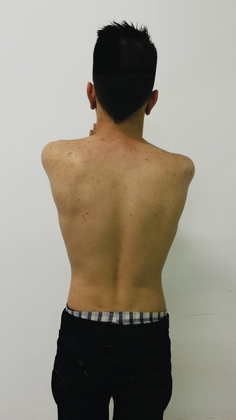
%> input picture CODIGOS_REVUELTOS/PROYECTOCOLOMBIA/scoliosis/todasFotosPrueba/10_rgb.png, 236 x 420 px, shrunk from 1080 x 1920 before the run
$ octave main_scoliosis.m   (GNU Octave 9; MATLAB toolbox functions it lacks are replaced by stand-ins)
%> lines starting %> are read from the running program, lines starting %| are printed output that depends on the picture; in (x1, y1, x2, y2) boxes, pixels count from 0 and x2, y2 are one past the last pixel; in counts of white or black regions, pixels touching at a corner belong together; the program's own positions count from 1
### CODIGOS_REVUELTOS/PROYECTOCOLOMBIA/scoliosis/cvtImage.m
function Z = cvtImage(X)
Z = zeros(size(X)+1);
Z(2:size(Z,1),2:size(Z,2)) =  cumsum(cumsum(X,1),2);

### CODIGOS_REVUELTOS/PROYECTOCOLOMBIA/scoliosis/Integral45.m
function Z = Integral45(X)
Z = zeros(size(X,1)+2,size(X,2)+1);
Z(2:end-1,2:end) = X;
tmpX = Z;
for J =3:size(Z,2)
   Z(1,J) = Z(1,J) + Z(1+1,J-1)  + tmpX(1,J-1);
   for I =2:size(Z,1)-1
      Z(I,J) = Z(I,J) + Z(I-1,J-1) + Z(I+1,J-1) - Z(I,J-2) + tmpX(I,J-1);
   end
   Z(end,J) = Z(end,J) +Z(end-1,J-1)  + tmpX(end,J-1);
end
Z=Z(2:end,:);

### CODIGOS_REVUELTOS/PROYECTOCOLOMBIA/scoliosis/cfilter.m
function MAP = cfilter(I,P,sh)
bh = sh*2;
bw = ceil(sh/3);
sw = ceil(sh/3);
dh  =0;
dw  =0;
MAP(:,:,1) = tmpFnc(I,P,bh,bw,sh,sw,dh,dw);
MAP(:,:,2) = tmpFnc(I,P,bw,bh,sw,sh,dh,dw);
end
function MAP = tmpFnc(I,P,bh,bw,sh,sw,dh,dw)
MAP   = zeros(size(I)-1);
[H,W] = size(MAP);
r = max([bh,bw]);
N  = (2*bh+1)*(2*bw+1);
N1 = (2*sh+1)*(2*sw+1);
N2 = N-N1;
S =I((1+r:H-r)-bh,(1+r:W-r)-bw) + I((1+r:H-r)+bh+1,(1+r:W-r)+bw+1) - I((1+r:H-r)-bh,(1+r:W-r)+bw+1) -I((1+r:H-r)+bh+1,(1+r:W-r)-bw);
T =P((1+r:H-r)-bh,(1+r:W-r)-bw) + P((1+r:H-r)+bh+1,(1+r:W-r)+bw+1) - P((1+r:H-r)-bh,(1+r:W-r)+bw+1) -P((1+r:H-r)+bh+1,(1+r:W-r)-bw);
M = S./N;
Y = T./N;
St = Y - M.^2;
S1 =I((1+r:H-r)-sh+dh,(1+r:W-r)-sw+dw) + I((1+r:H-r)+sh+dh+1,(1+r:W-r)+sw+dw+1) - I((1+r:H-r)-sh+dh,(1+r:W-r)+sw+dw+1) - I((1+r:H-r)+sh+dh+1,(1+r:W-r)-sw+dw);
S2=S-S1;
M1=S1./N1;
M2=S2./N2;
Sb = ((N1*((M1-M).^2)) + (N2*((M2-M).^2)))/N;
MAP((1+r:H-r),(1+r:W-r)) = (Sb./St).*sign(M2-M1);
MAP(isnan(MAP))=0;
MAP(isinf(MAP))=0;
end

### CODIGOS_REVUELTOS/PROYECTOCOLOMBIA/scoliosis/cfilter45.m
function MAP = cfilter45(I,P,sh)
r = round(sh/sqrt(2));
w = ceil(sh/3/sqrt(2));
br = 2*r;
MAP(:,:,1) = tmpFnc(I,P,r,br,w,w);
MAP(:,:,2) = tmpFnc(I,P,w,w,r,br);
end
function MAP = tmpFnc(I,P,r,br,w,bw)
MAP = zeros(size(I)-1);
[H, W] = size(MAP);
h = bw+br+2;
N =(2*bw+1)*(2*(1+2*br));
N1=(2*w+1)*(2*(1+2*r));
N2=N-N1;
HH = bw + br +1+1:H-(bw + br +2);
WW = bw + br +3:W-(bw + br+1);
P1 = I(HH - bw - br -1      ,WW + bw - br - 1);
P2 = I(HH + bw - br -1+1    ,WW - bw - br - 1-1  );
P3 = I(HH + bw + br +1      ,WW - bw + br - 1);
P4 = I(HH - bw + br         ,WW + bw + br    );
S = (P4+P2-P3-P1);
P1 = P(HH - bw - br -1      ,WW + bw - br - 1);
P2 = P(HH + bw - br -1+1    ,WW - bw - br - 1-1  );
P3 = P(HH + bw + br +1      ,WW - bw + br - 1);
P4 = P(HH - bw + br         ,WW + bw + br    );
T= (P4+P2-P3-P1);
M = S./N;
Y = T./N;
St = Y - M.^2;
P1 = I(HH - w - r -1      ,WW + w - r - 1);
P2 = I(HH + w - r -1+1    ,WW - w - r - 1-1  );
P3 = I(HH + w + r +1      ,WW - w + r - 1);
P4 = I(HH - w + r         ,WW + w + r    );
S1= (P4+P2-P3-P1);
S2=S-S1;
M1=S1/N1;
M2=S2/N2;
Sb = ((N1*((M1-M).^2)) + (N2*((M2-M).^2)))/N;
MAP(h:end-h,h:end-h)=(Sb./St).*sign(M2-M1);
MAP(isnan(MAP))=0;
MAP(isinf(MAP))=0;
end

### CODIGOS_REVUELTOS/PROYECTOCOLOMBIA/scoliosis/FindLocal.m
function PeakList = FindLocal(X, Flg, Thres)
if nargin < 2
   error('error');
end
if nargin == 2
   B = ones(size(X));
end
if nargin == 3
   if Flg == 1
      B = (X > (Thres));
   elseif Flg == -1
      B = (X < (Thres));
   else
      error('error');
   end
end
if nargin == 4
   if Flg == 1
      B = (X > (Thres));
   elseif Flg == -1
      B = (X < (Thres));
   else
      error('error');
   end
end
if nargin > 3
   error('error');
end
N = 1; % number of neighborhood peak
B(1,:) = 0;
B(end,:) = 0;
B(:,1) = 0;
B(:,end) = 0;
[a,b] = find(B);
Candinate = [a,b]';
PeakList = zeros([3,size(Candinate,2)]);
cnt=0;
if Flg == 1
   for l= 1:size(Candinate,2);
      y = Candinate(1,l);
      x =  Candinate(2,l);
      tmp = X(y-1:y+1,x-1:x+1); %  consider 8 neighbor pixel
      tmp = tmp(:);
         [val, ind ] = sort(tmp,'descend');
      for n=1:N
         if (ind(n) == 5)
            cnt = cnt+1;
            PeakList(:,cnt) = [Candinate(:,l);-inv(val(n))];
         end
      end
   end
   PeakList = PeakList(:,1:cnt);
   [ksk, ind] = sort(PeakList(3,:),'descend');
   PeakList = PeakList(:,ind);

elseif Flg == -1
   for l= 1:size(Candinate,2);
      y = Candinate(1,l);
      x =  Candinate(2,l);
      tmp = X(y-1:y+1,x-1:x+1); %  consider 8 neighbor pixel
      tmp = tmp(:);
      [val, ind ] = sort(tmp,'ascend');
      for n=1:N
         if (ind(n) == 5)
            cnt = cnt+1;
            PeakList(:,cnt) = [Candinate(:,l);val(n)];
         end
      end
   end
   PeakList = PeakList(:,1:cnt);
      [ksk, ind] = sort(PeakList(3,:),'ascend');
   PeakList = PeakList(:,ind);
end

### CODIGOS_REVUELTOS/PROYECTOCOLOMBIA/scoliosis/draw.m
function output = draw(X, cX, cY, cR, cL)
[H,W,D] = size(X);
if (D == 1)
    output = cat(3,X,X,X);
else
    output = X;
end
B=-cR:cR;
Yline = B+cY;
Yline(Yline<1 | Yline>H)=[]; % ensure the cross is within X
Xline = B+cX;
Xline(Xline<1 | Xline>W)=[]; % ensure the cross is within X
output(Yline, cX,:)=repmat(cL,numel(Yline),1);
output(cY,    Xline,:)=repmat(cL,numel(Xline),1);

### CODIGOS_REVUELTOS/PROYECTOCOLOMBIA/scoliosis/main_scoliosis.m
% Scoliosis matlab code
clear all;
close all;
clc;
% Import a picure
GetDir  = uigetfile('*.png'); % calls upon all images in this folder with the '.png' extension
%> the answer given: todasFotosPrueba/10_rgb.png
img_raw(:,:,:) = imread(GetDir);
%> img_raw is the input picture: size 420x236x3 uint8; mean R, G, B 149.2, 142.9, 129.8
% Asign matlix for each RGB
img_raw_R = img_raw(:,:,1);
img_raw_G = img_raw(:,:,2);
img_raw_B = img_raw(:,:,3);
% Image analysis 1
% Find points which are black or white
% Make points white where all RGB values are less than a_b or more than a_w
% Asign matlix for each RGB
img_1(:,:,:) = img_raw(:,:,:);
img_R_1 = img_raw_R;
img_G_1 = img_raw_G;
img_B_1 = img_raw_B;
a_b = 100;
a_w = 200;
% Detect points where each RGB element value is less than a_b or more than a_w
xy_R_1_b = img_raw_R<a_b;
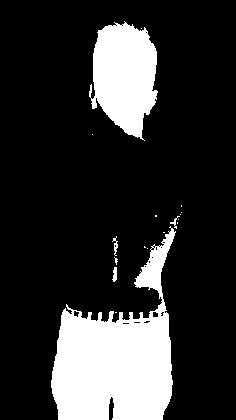
%> xy_R_1_b: size 420x236 logical; 19% white; 18 white regions (13 under 20 px), largest, box (x1, y1, x2, y2) and area: (51, 226, 176, 420) 12943, (89, 21, 158, 141) 5745, (112, 267, 117, 282) 53, (112, 236, 118, 256) 48, (170, 216, 180, 229) 34
xy_G_1_b = img_raw_G<a_b;
%> xy_G_1_b: size 420x236 logical; 25.9% white; 42 white regions (38 under 20 px), largest, box (x1, y1, x2, y2) and area: (51, 167, 194, 420) 19180, (87, 21, 158, 146) 6285, (70, 207, 81, 218) 75, (90, 130, 96, 135) 22
xy_B_1_b = img_raw_B<a_b;
%> xy_B_1_b: size 420x236 logical; 37.7% white; 18 white regions (17 under 20 px), largest, box (x1, y1, x2, y2) and area: (43, 21, 195, 420) 37288
xy_R_1_w = img_raw_R>a_w;
%> xy_R_1_w: size 420x236 logical; 23% white; 48 white regions (47 under 20 px), largest, box (x1, y1, x2, y2) and area: (0, 0, 193, 255) 22673
xy_G_1_w = img_raw_G>a_w;
%> xy_G_1_w: size 420x236 logical; 23.6% white; 92 white regions (91 under 20 px), largest, box (x1, y1, x2, y2) and area: (0, 0, 197, 252) 23223
xy_B_1_w = img_raw_B>a_w;
%> xy_B_1_w: size 420x236 logical; 18.7% white; 47 white regions (45 under 20 px), largest, box (x1, y1, x2, y2) and area: (0, 0, 158, 238) 18381, (156, 52, 159, 78) 26
% Detect points where all RGB element values are less than a_b or more than a_w
xy_1_b = logical(xy_R_1_b.*xy_G_1_b.*xy_B_1_b);
xy_1_w = logical(xy_R_1_w.*xy_G_1_w.*xy_B_1_w);
xy_1 = xy_1_b | xy_1_w;
% Turn them white
img_R_1(xy_1) = 255;
img_G_1(xy_1) = 255;
img_B_1(xy_1) = 255;
img_1(:,:,1) = img_R_1;
img_1(:,:,2) = img_G_1;
img_1(:,:,3) = img_B_1;
% Image analysis 2
% Make points white where the difference in RGB element values is less than b
% Asign matlix for each RGB
img_2(:,:,:) = img_raw(:,:,:);
img_R_2 = img_raw_R;
img_G_2 = img_raw_G;
img_B_2 = img_raw_B;
% Detect points where the difference in RGB element values is less than b
b = 30;
xy_2 = (abs(img_raw_R - img_raw_G)< b & abs(img_raw_R - img_raw_B)< b);
%> xy_2: size 420x236 logical; 78.3% white; 2 black regions, box (x1, y1, x2, y2) and area: (41, 82, 195, 313) 21428, (147, 90, 158, 115) 114
% Turn them white
img_R_2(xy_2) = 255;
img_G_2(xy_2) = 255;
img_B_2(xy_2) = 255;
img_2(:,:,1) = img_R_2;
img_2(:,:,2) = img_G_2;
img_2(:,:,3) = img_B_2;
% img_2
%% Image analysis 3
% Image analysis 2 + Tips
% Make points white where the difference in RGB element values is less than b
% Surround information
% Asign matlix for each RGB
img_3(:,:,:) = img_raw(:,:,:);
img_R_3 = img_raw_R;
img_G_3 = img_raw_G;
img_B_3 = img_raw_B;
% Detect points where the difference in RGB element values is less than b
b = 30;
xy_3 = (abs(img_raw_R - img_raw_G)< b & abs(img_raw_R - img_raw_B)< b);
xy_3 = imfill(xy_3,'holes');
%> xy_3: size 420x236 logical; every value is 1
for i = 1:size(xy_3,1)-1
    for j = 1:size(xy_3,2)-1
        if xy_3(i,j)*xy_3(i+1,j)*xy_3(i,j+1) == 0
            xy_3(i,j) = 0;
        end
    end
end
% Turn them white
img_R_3(xy_3) = 255;
%> img_R_3: size 420x236 uint8; every value is 255
img_G_3(xy_3) = 255;
img_B_3(xy_3) = 255;
img_3(:,:,1) = img_R_3;
img_3(:,:,2) = img_G_3;
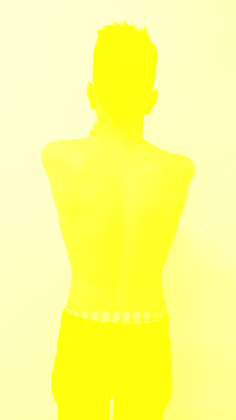
%> img_3: size 420x236x3 uint8; mean R, G, B 255, 255, 129.8
img_3(:,:,3) = img_B_3;
%> img_3: size 420x236x3 uint8; every value is 255
figure;clf; %uno
imshow(img_raw)
axis equal tight;
title('Original Data')
figure;clf;%dos
imshow(img_1)
axis equal tight;
% title('*****');
figure;clf;%tres
imshow(img_2)
axis equal tight;
% title('*****');
J=rgb2gray(img_2);
t=0;
[r,c]=size(J);
%> r = 420; c = 236
for i=1:r
    for j=1:c
        outimage(i,j)=255-J(i,j);
    end
end
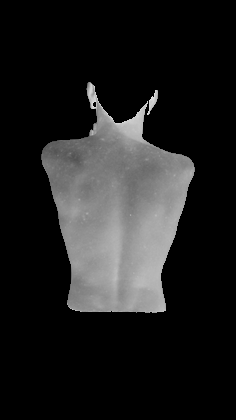
%> outimage: size 420x236 uint8; min 0, max 224, mean 31.4
figure;clf;%cuatro
imshow(outimage,[]);
% title('*****');
Im=img_2;
gr = double(rgb2gray(Im));
I1 = cvtImage(gr);
P1 = cvtImage(gr.^2);
I2 = Integral45(gr);
%> after the loop in Integral45, `for J =3:size(Z,2)`:
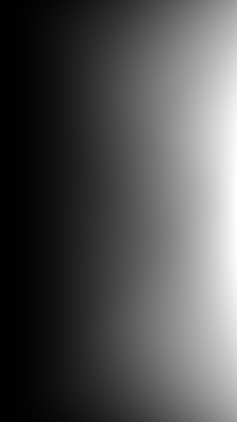
%> Z: size 422x237 double; min 0, max 11053294, mean 3608603; drawn with min black and max white
P2 = Integral45(gr.^2);
%Create Separability Map
geoMap   = zeros(size(gr,1),size(gr,2));
arithMap = zeros(size(gr,1),size(gr,2));
for nR = 8:2:12, %multiple scales of separability filter's size (radius)
    P(:,:,1:2) = cfilter(I1,P1,nR);
    P(:,:,3:4) = cfilter45(I2,P2,nR);
    P(P<=0)=0;
    geoMap_tmp= (prod(P,3)).^(1/4);
    arithMap_tmp = sum(P,3)/4;
    geoMap = max(geoMap, geoMap_tmp);
    arithMap = max(arithMap, arithMap_tmp);
end
%> this loop made 3 passes
%> pass 1, in tmpFnc, `M = S./N;`:
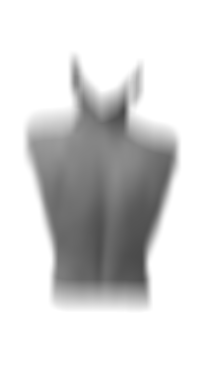
%> M: size 388x204 double; min 74.59, max 255, mean 215.7
%> after the loop:
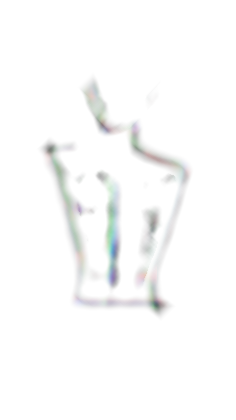
%> P: size 420x236x4 double; mean R, G, B, A 0.0152, 0.0222, 0.0196, 0.0195; transparent parts drawn white
%> after the loop:
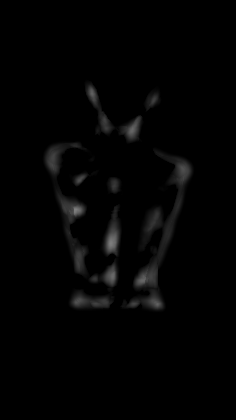
%> geoMap: size 420x236 double; min 0, max 0.505, mean 0.0124
figure;clf;
imagesc(geoMap);
axis equal tight;
% title('*****');
figure;clf;
imagesc(arithMap);
axis equal tight;
% title('*****');
nTH = 0.4; % threshold for local peaks
S1 = imfuse(gr,geoMap);  % Find and draw local peak's marks for geoMap
PL1 = FindLocal(geoMap,1,nTH);
%> in FindLocal, `[a,b] = find(B);`: a = 101 values from 130 to 281; b = 101 values from 75 to 144
%> in FindLocal, `Candinate = [a,b]';`: Candinate = 101 columns, first 8: [209 210 211 212 213 214 208 209; 75 75 75 75 75 75 76 76]
%> the loop in FindLocal, `for l= 1:size(Candinate,2);` made 101 passes
%> (y, x, tmp, ind) on passes 1, 2, 5, 6, 7, 8, 9: (209, 75, [0.34 0.392 0.403; 0.333 0.461 0.466; 0.309 0.494 0.505], [9; 6; 8; 5; 7; 4; 1; 2; 3]), (210, 75, [0.333 0.461 0.466; 0.309 0.494 0.505; 0.31 0.487 0.49], [8; 5; 9; 6; 7; 4; 1; 3; 2]), (213, 75, [0.316 0.48 0.477; 0.315 0.465 0.457; 0.304 0.422 0.415], [4; 7; 5; 8; 6; 9; 1; 2; 3]), (214, 75, [0.315 0.465 0.457; 0.304 0.422 0.415; 0.258 0.365 0.352], [4; 7; 5; 8; 6; 9; 1; 2; 3]), (208, 76, [0.305 0.31 0.324; 0.392 0.403 0.399; 0.461 0.466 0.458], [6; 3; 9; 5; 8; 2; 7; 4; 1]), (209, 76, [0.392 0.403 0.399; 0.461 0.466 0.458; 0.494 0.505 0.496], [6; 9; 3; 5; 2; 8; 4; 7; 1]), (210, 76, [0.461 0.466 0.458; 0.494 0.505 0.496; 0.487 0.49 0.476], [5; 8; 2; 6; 3; 9; 4; 1; 7])
%> (y, x, tmp, val, ind) on passes 3, 4, 24, 25: (211, 75, [0.309; 0.31; 0.316; 0.494; 0.487; 0.48; 0.505; 0.49; 0.477], [0.505; 0.494; 0.49; 0.487; 0.48; 0.477; 0.316; 0.31; 0.309], [7; 4; 8; 5; 6; 9; 3; 2; 1]), (212, 75, [0.31; 0.316; 0.315; 0.487; 0.48; 0.465; 0.49; 0.477; 0.457], [0.49; 0.487; 0.48; 0.477; 0.465; 0.457; 0.316; 0.315; 0.31], [7; 4; 5; 8; 6; 9; 2; 3; 1]), (210, 79, [0.431; 0.471; 0.447; 0.411; 0.44; 0.441; 0.384; 0.41; 0.42], [0.471; 0.447; 0.441; 0.44; 0.431; 0.42; 0.411; 0.41; 0.384], [2; 3; 6; 5; 1; 9; 4; 8; 7]), (211, 79, [0.471; 0.447; 0.421; 0.44; 0.441; 0.415; 0.41; 0.42; 0.398], [0.471; 0.447; 0.441; 0.44; 0.421; 0.42; 0.415; 0.41; 0.398], [1; 2; 5; 4; 3; 8; 6; 7; 9])
%> after the loop in FindLocal, `for l= 1:size(Candinate,2);`: PeakList = 101 columns, first 8: [210 244 277 130 281 0 0 0; 76 111 113 133 144 0 0 0; -1.98 -2.04 -2.42 -2.49 -2.49 0 0 0]; cnt = 5
%> in FindLocal, `PeakList = PeakList(:,1:cnt);`: PeakList = [210 244 277 130 281; 76 111 113 133 144; -1.98 -2.04 -2.42 -2.49 -2.49]
%> in FindLocal, `[ksk, ind] = sort(PeakList(3,:),'descend');`: ksk = [-1.98 -2.04 -2.42 -2.49 -2.49]; ind = [1 2 3 5 4]
%> in FindLocal, `PeakList = PeakList(:,ind);`: PeakList = [210 244 277 281 130; 76 111 113 144 133; -1.98 -2.04 -2.42 -2.49 -2.49]
%> PL1 has the same summary as PeakList in FindLocal
for H=1:size(PL1,2)
    % draw cross at each local peak (cross size is relative to the peak value)
    S1 = draw(S1,PL1(2,H),PL1(1,H),round(8*PL1(3,H)),[255,255,255]);
end
PL1(2,:)=PL1(2,:)./1000;
figure;clf;
image(S1);
axis equal tight;
% title('*****');
figure;clf;
stem(PL1(3,:))
% title('*****');
figure;clf;
stem(PL1(2,:))
% title('*****');
S2 = imfuse(gr,arithMap);   % Find and draw local peak's marks for arithMap
PL2 = FindLocal(arithMap,1,nTH);
%> the loop in FindLocal (call 2), `for l= 1:size(Candinate,2);` made 223 passes
%> (y, x, tmp, ind) on passes 1 to 3: (208, 75, [0.3 0.327 0.328; 0.359 0.407 0.418; 0.376 0.472 0.477], [9; 6; 8; 5; 3; 2; 7; 4; 1]), (209, 75, [0.359 0.407 0.418; 0.376 0.472 0.477; 0.346 0.507 0.517], [9; 6; 8; 5; 7; 4; 2; 1; 3]), (210, 75, [0.376 0.472 0.477; 0.346 0.507 0.517; 0.352 0.505 0.509], [8; 9; 5; 6; 7; 4; 1; 3; 2])
for H=1:size(PL2,2)
    % draw cross at each local peak (cross size is relative to the peak value)
    S2 = draw(S2, PL2(2,H),PL2(1,H),round(8*PL2(3,H)),[255,255,255]);
end
figure;clf;
image(S2);
axis equal tight;
% title('*****');
figure;clf;
stem(PL2(3,:));
% title('*****');
disp('  Distance error : ');disp( mean(PL1(2,:)));
%| 0.1154
disp('  Big mistake :');disp(mean(PL1(3,:)));
%| -2.2833
disp('  Area error  :');disp(mean(PL2(2,:)));
%| 122.33
disp('  Shoulder and angle symmetry error :');disp(mean(PL2(3,:)));
%| -2.2242
